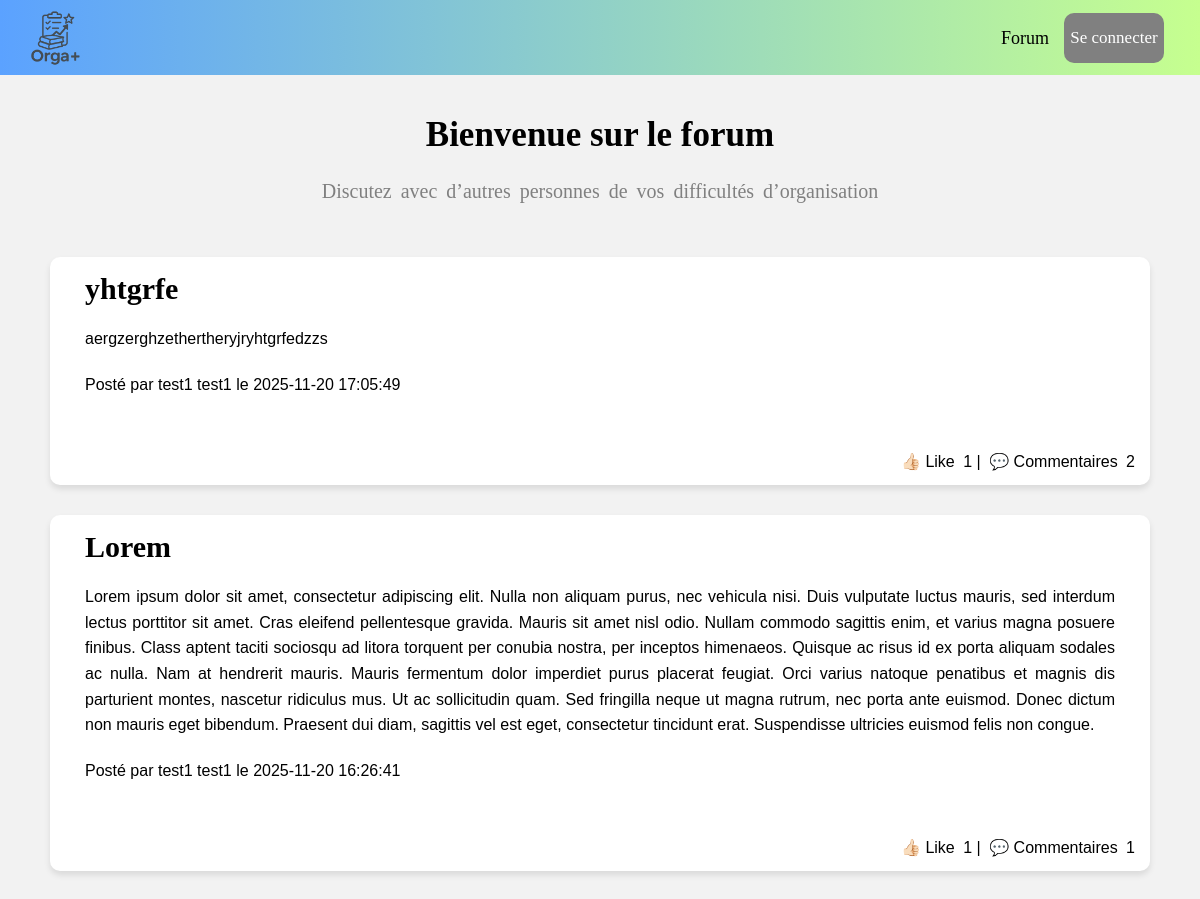
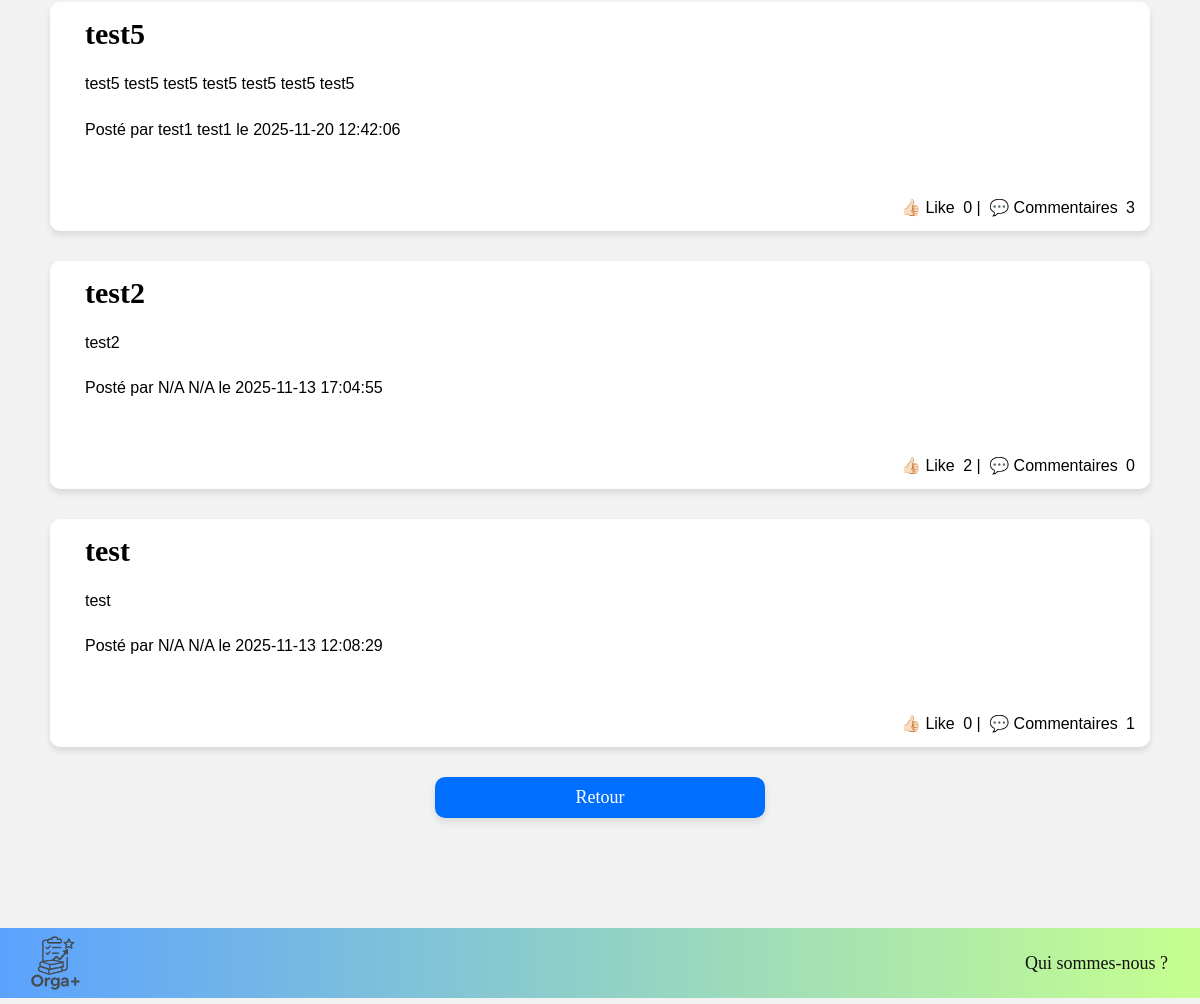
The page /forum/forum.php on the database its author committed (2 pictures, top to bottom).
### tables this page shows
CREATE TABLE `sujets` (
  `id` int(11) NOT NULL,
  `titre` varchar(255) NOT NULL,
  `contenu` text NOT NULL,
  `id_etu` varchar(5) NOT NULL,
  `date_creation` datetime DEFAULT CURRENT_TIMESTAMP
);

CREATE TABLE `etudiant` (
  `id_etu` varchar(5) NOT NULL,
  `id_photo` int(11) DEFAULT '1',
  `nom` varchar(100) DEFAULT NULL,
  `prenom` varchar(100) DEFAULT NULL,
  `age` int(11) DEFAULT NULL,
  `genre` varchar(6) DEFAULT NULL,
  `mail` varchar(100) DEFAULT NULL,
  `mdp` varchar(100) DEFAULT NULL,
  `niveau_educ_parents` varchar(11) DEFAULT NULL
);

### forum/forum.php (the view, shortened to what this page needs)
<?php include "../navbar.php" ?>
<!DOCTYPE html>
<html lang="fr">
<head>
    <?php
    $bdd = getBD();
    $sql = "SELECT s.*, e.nom, e.prenom,
        (SELECT COUNT(*) FROM likes_sujets WHERE sujet_id = s.id) AS nb_likes,
        (SELECT COUNT(*) FROM commentaires WHERE sujet_id = s.id) AS nb_com
        FROM sujets s
        LEFT JOIN etudiant e ON e.id_etu = s.id_etu
        ORDER BY s.date_creation DESC";
    $sujets = $bdd->query($sql)->fetchAll(PDO::FETCH_ASSOC);
    ?>
    		<link rel="stylesheet" href="../styles/styles.css" type="text/css" media="screen" >
</head>
<body>
    <h1 style='font-family: "Montserrat"'>Bienvenue sur le forum</h1>
    <p class="txt_intro" style='font-family: serif; font-size: 20px; color: grey; text-align : center; word-spacing: 4px;'>Discutez avec d’autres personnes de vos difficultés d’organisation</p>
<div id="liste_sujets">
<?php foreach($sujets as $s): ?>
<div class="sujet" data-id="<?= $s['id'] ?>">
    <h3><?= ($s['titre']) ?></h3>
  <p><?= ($s['contenu']) ?></p>
  <p>Posté par <?= ($s['prenom']." ".$s['nom']) ?> le <?= $s['date_creation'] ?></p><br>
  <div class="com">
    <button class="btn_like_comm" onclick="likeSujet(<?= $s['id'] ?>)">👍🏻 Like</button>
    <span id="nb-likes-<?= $s['id'] ?>"><?= $s['nb_likes'] ?></span>
    |
    <button class="btn_like_comm" onclick="toggleCommentaires(<?= $s['id'] ?>)">💬 Commentaires</button>
<span id="nb-com-<?= $s['id'] ?>"><?= $s['nb_com'] ?></span>
</div>
</div>
<?php endforeach; ?>
<button class="bouton_retour" onclick="history.back()">Retour</button>
<footer id="footer_forum">
    <img class="logo" src="../images/logo.png" alt="logo">
    <a href="../nous.php">Qui sommes-nous ?</a>
    </footer>
</body>
</html>

### styles/styles.css (style rules this page uses)
:root { --couleur-primaire-vert: #C6FF8F; --couleur-secondaire-vert: #74b239; --couleur-primaire-bleu: #006FFF; --couleur-secondaire-bleu: #1f5bab; }
* { padding: 0px; margin: 0px; font-size: 16px; }
html, body { height: 100%; }
body { background-color:#F2F2F2; font-family: Arial; margin: 0; z-index: 0; }
.logo { float: left; height: 70px; width: auto; margin-top: 0px; margin-right: 30px; box-shadow: none; }
.bouton_retour { display: block; width: 30%; margin: 0 auto; margin-bottom: 50px; background-color: var(--couleur-primaire-bleu); color: white; border: none; border-radius: 10px; padding: 10px; cursor: pointer; text-align: center; box-shadow: 0 4px 8px rgba(0,0,0,0.1); font-family: 'Silk Serif'; font-size:18px; transition: 0.2s; }
footer { width: 100%; margin-left: 0px; padding:0 3% 0 1%; height: 70px; line-height: 70px; margin-top: 30px; background: linear-gradient(to right,#5BA2FF,#C6FF8F); box-sizing: border-box; position: relative; left: 0; }
a { vertical-align: middle; color:white; text-decoration:none; transition: 0.2s; }
h1 { padding-top: 100px; font-size:50px; text-align: center; margin-bottom:30px; }
h3 { font-size:30px; text-align: left; margin:20px; font-family: "Montserrat"; }
p { margin:20px; text-align:justify; line-height:1.6; }
.txt_intro { text-align: center; font-family: serif; font-size: 20px; text-align: center; color : grey; }
h1 { font-size: 35px; margin: 15px 0 5px 0; }
.btn_like_comm { background-color: white; }
.btn_like_comm { padding: 4px; border-radius: 5px; border: none; }
#liste_sujets { display: flex; flex-direction: column; gap: 30px; margin: 50px; }
.sujet { background-color: white; box-shadow: 0 4px 6px rgba(0,0,0,0.1); border-radius: 10px; padding: 15px; padding-bottom: 50px; position: relative; }
.sujet h3 { margin-top: 0; margin-bottom: 10px; }
.sujet p { text-align: justify; line-height: 1.6; }
.com { position: absolute; right: 15px; bottom: 10px; }
#footer_forum { width: 100vw; margin-left: calc(50% - 50vw); padding: 0 20px; height: 70px; background: linear-gradient(to right,#5BA2FF,#C6FF8F); box-sizing: border-box; display: flex; align-items: center; }
#footer_forum a { margin-left: auto; font-family: "Silk Serif", serif; font-size: 18px; color: #111; text-decoration: none; padding: 6px 12px; border-radius: 8px; }

### rows shown on the page
sujets: titre "yhtgrfe", contenu "aergzerghzethertheryjryhtgrfedzzs", id_etu.prenom "test1", id_etu.nom "test1", date_creation "2025-11-20 17:05:49", nb_likes "1", nb_com "2"
sujets: titre "Lorem", contenu "Lorem ipsum dolor sit amet, consectetur adipiscing elit. Nulla non aliquam purus, nec vehicula nisi. Duis vulputate luctus mauris, sed interdum lectus porttitor sit amet. Cras eleifend pellentesque gravida. Mauris sit amet nisl odio. Nullam commodo sagittis enim, et varius magna posuere finibus. Class aptent taciti sociosqu ad litora torquent per conubia nostra, per inceptos himenaeos. Quisque ac risus id ex porta aliquam sodales ac nulla. Nam at hendrerit mauris. Mauris fermentum dolor imperdiet purus placerat feugiat. Orci varius natoque penatibus et magnis dis parturient montes, nascetur ridiculus mus. Ut ac sollicitudin quam. Sed fringilla neque ut magna rutrum, nec porta ante euismod.…", id_etu.prenom "test1", id_etu.nom "test1", date_creation "2025-11-20 16:26:41", nb_likes "1", nb_com "1"
sujets: titre "test5", contenu "test5 test5 test5 test5 test5 test5 test5", id_etu.prenom "test1", id_etu.nom "test1", date_creation "2025-11-20 12:42:06", nb_likes "0", nb_com "3"
sujets: titre "test2", contenu "test2", id_etu.prenom "N/A", id_etu.nom "N/A", date_creation "2025-11-13 17:04:55", nb_likes "2", nb_com "0"
sujets: titre "test", contenu "test", id_etu.prenom "N/A", id_etu.nom "N/A", date_creation "2025-11-13 12:08:29", nb_likes "0", nb_com "1"
